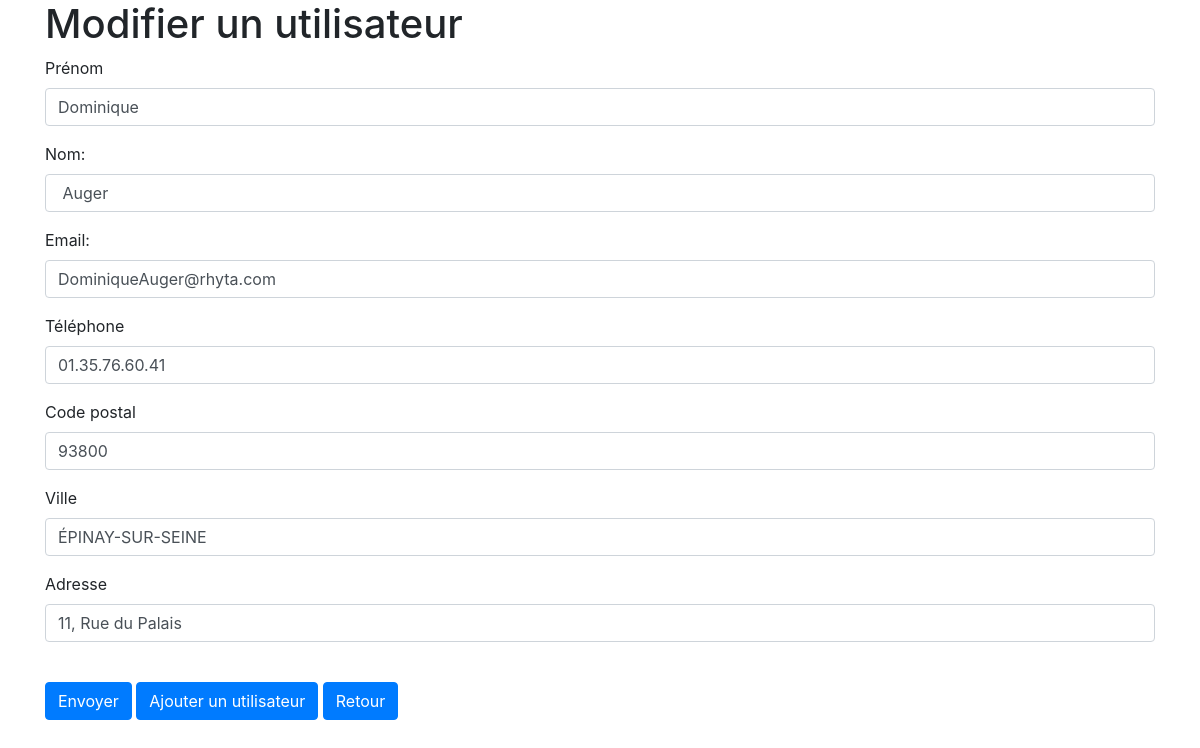
The app's page /EditUsers.php?id=1 with its own data.
### tables this page shows
CREATE TABLE `users` (
  `id` int NOT NULL,
  `firstname` varchar(255) DEFAULT NULL,
  `name` varchar(50) NOT NULL,
  `password` varchar(255) DEFAULT NULL,
  `email` varchar(50) DEFAULT NULL,
  `postcode` varchar(5) DEFAULT NULL,
  `ville` varchar(255) DEFAULT NULL,
  `address` text,
  `phone` varchar(20) DEFAULT NULL,
  `admin` int DEFAULT NULL
);

### EditUsers.php (the view, shortened to what this page needs)
<?php
if(isset($_GET['id']) && !empty($_GET['id'])){
    require_once('connect.php');
    $id = strip_tags($_GET['id']);
    $sql = 'SELECT * FROM `users` WHERE `id` = :id;';
    $query = $db->prepare($sql);
    $query->bindValue(':id', $id, PDO::PARAM_INT);
    $query->execute();
    $produit = $query->fetch();
}else{
    $_SESSION['erreur'] = "URL invalide";
    header('Location: AdminUsers.php');
}
?>
<!DOCTYPE html>
<html lang="fr">
<head>
    <link rel="stylesheet" href="https://stackpath.bootstrapcdn.com/bootstrap/4.4.1/css/bootstrap.min.css">
</head>
<body>
    <main class="container">
        <div class="row">
            <section class="col-12">
                <h1>Modifier un utilisateur</h1>
                <form method="post">
                    <div class="form-group">
                        <label for="firstname">Prénom</label>
                        <input type="text" id="firstname" name="firstname" class="form-control" value="<?= $produit['firstname']?>">
                    </div>
                    <div class="form-group">
                        <label for="name">Nom:</label>
                        <input type="text" id="name" name="name" class="form-control" value="<?= $produit['name']?>">
                    </div>
                    <div class="form-group">
                        <label for="email">Email:</label>
                        <input type="text" id="email" name="email" class="form-control" value="<?= $produit['email']?>">
                    </div>
                    <div class="form-group">
                        <label for="phone">Téléphone</label>
                        <input type="text" id="phone" name="phone" class="form-control" value="<?= $produit['phone']?>">
                    </div>
                    <div class="form-group">
                        <label for="postcode">Code postal</label>
                        <input type="text" id="postcode" name="postcode" class="form-control" value="<?= $produit['postcode']?>">
                    </div>
                    <div class="form-group">
                        <label for="ville">Ville</label>
                        <input type="text" id="ville" name="ville" class="form-control" value="<?= $produit['ville']?>">
                    </div>
                    <div class="form-group">
                        <label for="address">Adresse</label>
                        <input type="text" id="address" name="address" class="form-control" value="<?= $produit['address']?>">
                    </div>
                    <br>
                    <button class="btn btn-primary">Envoyer</button>
                    <a href="AddProduct.php" class="btn btn-primary">Ajouter un utilisateur</a>
                    <a href="AdminUsers.php" class="btn btn-primary">Retour</a>
                </form>
            </section>
        </div>
    </main>
</body>
</html>

### records on screen
users: firstname "Dominique", name "Auger", email "DominiqueAuger@rhyta.com", phone "01.35.76.60.41", postcode "93800", ville "ÉPINAY-SUR-SEINE", address "11, Rue du Palais"
